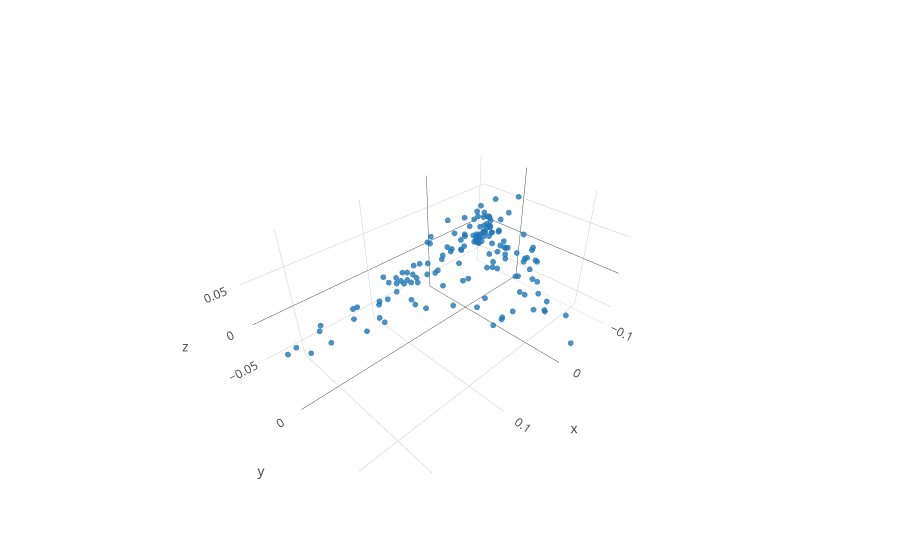

This figure's notebook cell:
### Code cell
pca_X = pca.transform(list(user_final_score.values()))
x, y, z = zip(*pca_X)
trace1 = go.Scatter3d(
    x=x,
    y=y,
    z=z,
    text=list(user_final_score.keys()),
    mode='markers',
    marker=dict(
        size=2,
        opacity=0.8
    )
)
data = [trace1]
fig = go.Figure(data=data)
iplot(fig, filename='simple-3d-scatter')

### Figure 1 — Plotly figure (JSON) as saved in the notebook; plotly's stock layout.template omitted (floating-point values rounded to 4 significant figures; data arrays with more than 128 entries replaced by an {"elided": "..."} marker saying what was removed)
{"data": [{"marker": {"opacity": 0.8, "size": 2}, "mode": "markers", "text": {"elided": "148 str values"}, "type": "scatter3d", "uid": "674bad35-e881-4ea8-8ec3-7aa416656c4c", "x": {"elided": "148 float values"}, "y": {"elided": "148 float values"}, "z": {"elided": "148 float values"}}], "layout": {}}
